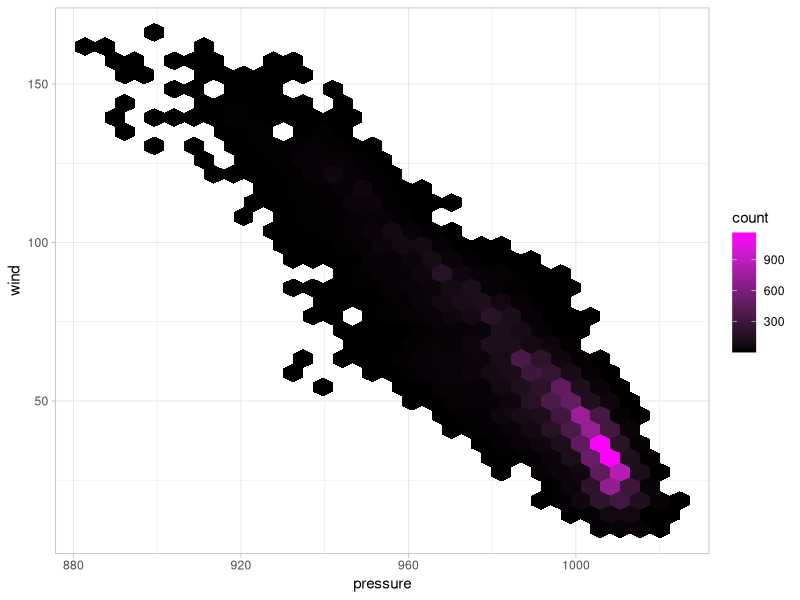

R code for this plot:
## ---- chunk 1
knitr::opts_chunk$set(echo = TRUE)

library(tidyverse)
library(hexbin)
## ---- chunk 2
ggplot(data = storms, aes(x = pressure, y = wind)) +
	geom_hex()+
  scale_fill_gradient(low = "black", high = "magenta")+
  theme_light()
